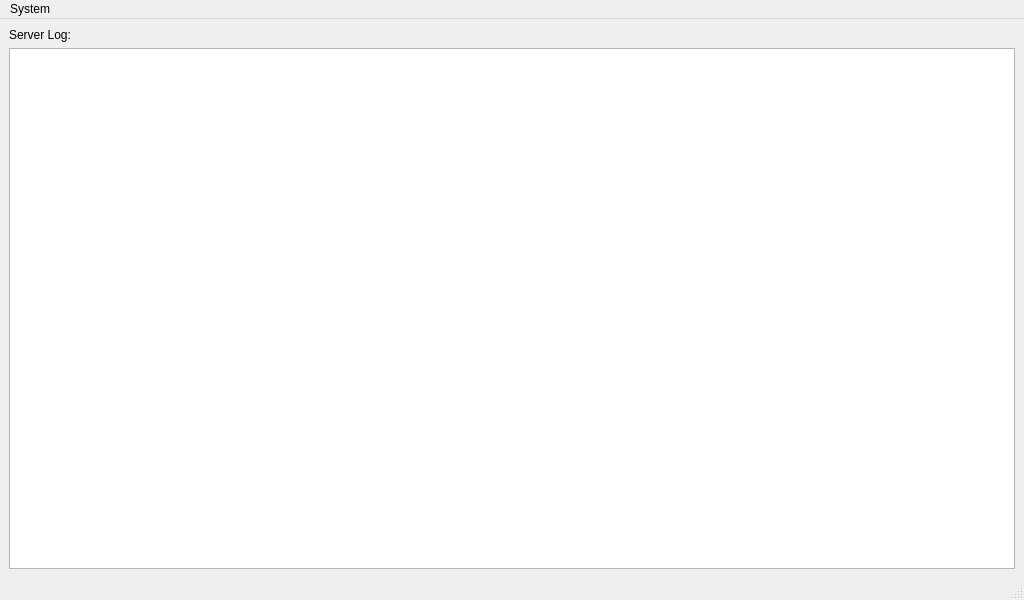
<?xml version="1.0" encoding="UTF-8"?>
<ui version="4.0">
 <class>MainWindow</class>
 <widget class="QMainWindow" name="MainWindow">
  <property name="geometry">
   <rect>
    <x>0</x>
    <y>0</y>
    <width>1024</width>
    <height>600</height>
   </rect>
  </property>
  <property name="windowTitle">
   <string>Unmanned Retail System Server</string>
  </property>
  <widget class="QWidget" name="centralWidget">
   <layout class="QVBoxLayout" name="verticalLayout">
    <item>
     <widget class="QLabel" name="label">
      <property name="text">
       <string>Server Log:</string>
      </property>
     </widget>
    </item>
    <item>
     <widget class="QTextEdit" name="textEdit_log">
      <property name="readOnly">
       <bool>true</bool>
      </property>
     </widget>
    </item>
   </layout>
  </widget>
  <widget class="QMenuBar" name="menuBar">
   <property name="geometry">
    <rect>
     <x>0</x>
     <y>0</y>
     <width>1024</width>
     <height>21</height>
    </rect>
   </property>
   <widget class="QMenu" name="menuSystem">
    <property name="title">
     <string>System</string>
    </property>
    <action name="action_member">
     <property name="text">
      <string>Member Management</string>
     </property>
    </action>
    <action name="action_goods">
     <property name="text">
      <string>Goods Management</string>
     </property>
    </action>
    <action name="action_order">
     <property name="text">
      <string>Order Management</string>
     </property>
    </action>
    <action name="action_client">
     <property name="text">
      <string>Client Monitor</string>
     </property>
    </action>
    <action name="action_monitor">
     <property name="text">
      <string>Real-time Monitor</string>
     </property>
    </action>
    <action name="action_ota">
     <property name="text">
      <string>OTA Upgrade Management</string>
     </property>
    </action>
    <action name="action_exit">
     <property name="text">
      <string>Exit</string>
     </property>
    </action>
    <addaction name="action_member"/>
    <addaction name="action_goods"/>
    <addaction name="action_order"/>
    <addaction name="action_client"/>
    <addaction name="action_monitor"/>
    <addaction name="action_ota"/>
    <addaction name="action_exit"/>
   </widget>
   <addaction name="menuSystem"/>
  </widget>
  <widget class="QStatusBar" name="statusbar"/>
 </widget>
 <resources/>
 <connections/>
</ui>
